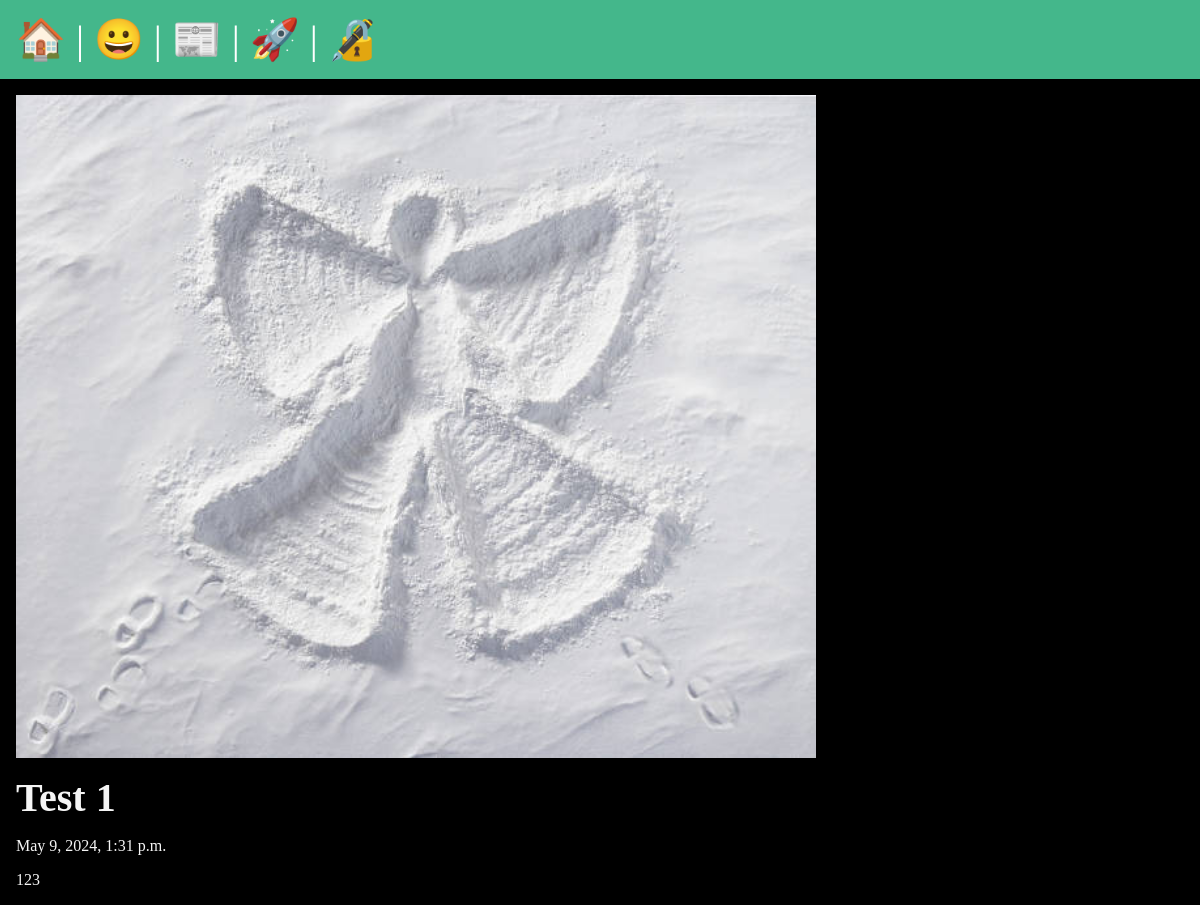
The page /posts/test-1 on the database its author committed.
### posts/models.py (models this page shows, shortened)
class Post(models.Model):
    title = models.CharField(max_length=75)
    body = models.TextField()
    slug = models.SlugField()
    date = models.DateTimeField(auto_now_add=True)
    author = models.ForeignKey(User, on_delete=models.CASCADE, default=None)
    banner = models.ImageField(default="fallback.png", blank=True)

### posts/views.py (the view)
# urls.py: path('<slug:slug>', views.post_page, name="page")
def post_page(request, slug):
    post = Post.objects.get(slug=slug)
    return render(request, 'posts/post_page.html', {'post': post})

### posts/templates/posts/post_page.html (shortened to what this page needs)
{% extends 'layout.html' %}
{% block content %}
<section>
  <img class="banner" src="{{post.banner.url}}" alt="{{post.title}}">
  <h1>{{post.title}}</h1>
  <p>{{post.date}}</p>
  <p>{{post.body}}</p>
</section>
{% endblock %}

### static/css/style.css (style rules this page uses)
* { margin: 0; padding: 0; box-sizing: border-box; }
body { min-height: 100vh; background-color: black; color: whitesmoke; font-size: 3rem; }
section { display: flex; flex-flow: column; gap: 1rem; }
h1, h2 { font-size: 2.5rem; }
p { font-size: 1rem; }
.banner { display: block; width: 100%; max-width: 800px; }

### rows shown on the page
Post: banner (picture), title "Test 1", date "May 9, 2024, 1:31 p.m.", body "123"
